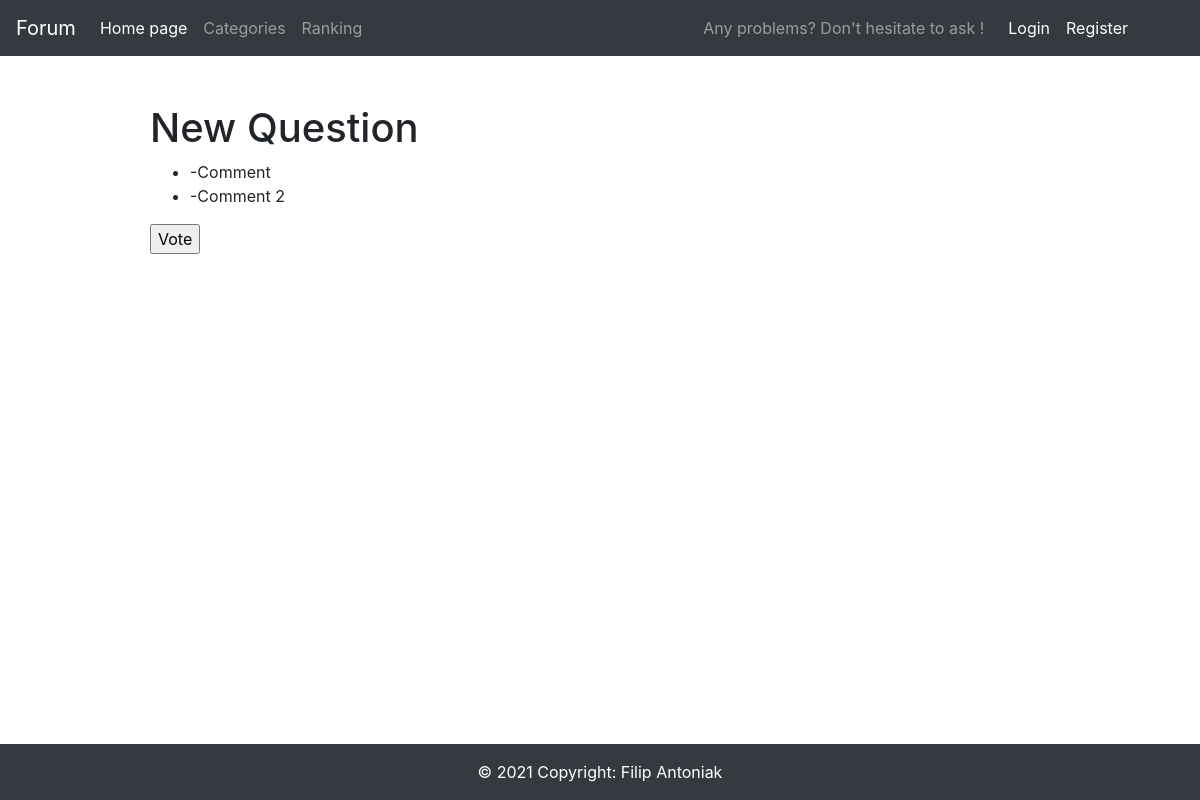
Page /4/ on the committed database.
### main/models.py (models this page shows, shortened)
class Question(models.Model):
    question_text = models.CharField(max_length=100)
    question_subtext = models.TextField(max_length=500)
    pub_date = models.DateTimeField('date published')
    user = models.ForeignKey(User, on_delete=models.CASCADE, default=User.objects.get(pk=1).pk)

class Comment(models.Model):
    question = models.ForeignKey(Question, on_delete=models.CASCADE)
    comment_text = models.CharField(max_length=200)

### main/views.py (the view)
# urls.py: path('<int:pk>/', views.DetailView.as_view(), name='detail'),
class DetailView(generic.DetailView):
    model = Question
    template_name = 'main/detail.html'
    def get_queryset(self):
        return Question.objects.filter(pub_date__lte=timezone.now())

### main/templates/main/detail.html (shortened to what this page needs)
{% extends 'main/base.html' %}
{% block content %}
<h1>{{ question.question_text }}</h1>
<ul>
    {% for comment in question.comment_set.all %}
            <li>-{{ comment.comment_text }}</li>
    {% endfor %}
</ul>
<form action="{% url 'main:vote' question.id %}" method="post">
<input type="submit" value="Vote">
</form>
    {% block footer-class %} position-absolute fixed-bottom {% endblock %}
{% endblock %}

### rows in the picture
Question: question_text "New Question"
Comment: comment_text "Comment"
Comment: comment_text "Comment 2"
